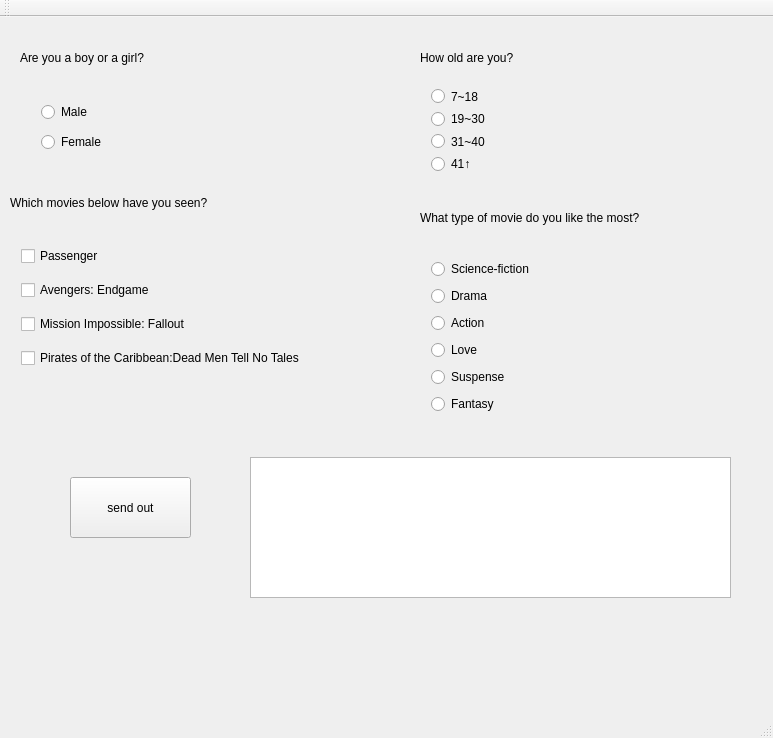
<?xml version="1.0" encoding="UTF-8"?>
<ui version="4.0">
 <class>MainWindow</class>
 <widget class="QMainWindow" name="MainWindow">
  <property name="geometry">
   <rect>
    <x>0</x>
    <y>0</y>
    <width>773</width>
    <height>738</height>
   </rect>
  </property>
  <property name="windowTitle">
   <string>MainWindow</string>
  </property>
  <widget class="QWidget" name="centralWidget">
   <widget class="QPushButton" name="pb_confirm">
    <property name="geometry">
     <rect>
      <x>70</x>
      <y>460</y>
      <width>121</width>
      <height>61</height>
     </rect>
    </property>
    <property name="text">
     <string>send out</string>
    </property>
   </widget>
   <widget class="QLabel" name="label_age">
    <property name="geometry">
     <rect>
      <x>420</x>
      <y>10</y>
      <width>121</width>
      <height>61</height>
     </rect>
    </property>
    <property name="text">
     <string>How old are you?</string>
    </property>
   </widget>
   <widget class="QWidget" name="gridLayoutWidget">
    <property name="geometry">
     <rect>
      <x>420</x>
      <y>60</y>
      <width>181</width>
      <height>106</height>
     </rect>
    </property>
    <layout class="QGridLayout" name="gridLayout">
     <item row="2" column="0">
      <widget class="QRadioButton" name="rd_31">
       <property name="text">
        <string>31~40</string>
       </property>
      </widget>
     </item>
     <item row="3" column="0">
      <widget class="QRadioButton" name="rd_41">
       <property name="text">
        <string>41↑</string>
       </property>
      </widget>
     </item>
     <item row="1" column="0">
      <widget class="QRadioButton" name="rd_19">
       <property name="text">
        <string>19~30</string>
       </property>
      </widget>
     </item>
     <item row="0" column="0">
      <widget class="QRadioButton" name="rd_7">
       <property name="text">
        <string>7~18</string>
       </property>
      </widget>
     </item>
    </layout>
   </widget>
   <widget class="QTextBrowser" name="textBrowser">
    <property name="geometry">
     <rect>
      <x>250</x>
      <y>440</y>
      <width>481</width>
      <height>141</height>
     </rect>
    </property>
   </widget>
   <widget class="QLabel" name="label_movie">
    <property name="geometry">
     <rect>
      <x>10</x>
      <y>170</y>
      <width>381</width>
      <height>31</height>
     </rect>
    </property>
    <property name="text">
     <string>Which movies below have you seen?</string>
    </property>
   </widget>
   <widget class="QWidget" name="gridLayoutWidget_2">
    <property name="geometry">
     <rect>
      <x>10</x>
      <y>210</y>
      <width>381</width>
      <height>161</height>
     </rect>
    </property>
    <layout class="QGridLayout" name="gridLayout_2">
     <item row="1" column="0">
      <widget class="QCheckBox" name="cb_Avengers">
       <property name="text">
        <string>Avengers: Endgame</string>
       </property>
      </widget>
     </item>
     <item row="3" column="0">
      <widget class="QCheckBox" name="cb_Pirates">
       <property name="text">
        <string>Pirates of the Caribbean:Dead Men Tell No Tales</string>
       </property>
      </widget>
     </item>
     <item row="0" column="0">
      <widget class="QCheckBox" name="cb_Passenger">
       <property name="text">
        <string>Passenger</string>
       </property>
      </widget>
     </item>
     <item row="2" column="0">
      <widget class="QCheckBox" name="cb_Mission">
       <property name="text">
        <string>Mission Impossible: Fallout</string>
       </property>
      </widget>
     </item>
    </layout>
   </widget>
   <widget class="QWidget" name="gridLayoutWidget_3">
    <property name="geometry">
     <rect>
      <x>30</x>
      <y>70</y>
      <width>160</width>
      <height>80</height>
     </rect>
    </property>
    <layout class="QGridLayout" name="gridLayout_3">
     <item row="0" column="0">
      <widget class="QRadioButton" name="rd_boy">
       <property name="text">
        <string>Male</string>
       </property>
      </widget>
     </item>
     <item row="1" column="0">
      <widget class="QRadioButton" name="rd_girl">
       <property name="text">
        <string>Female</string>
       </property>
      </widget>
     </item>
    </layout>
   </widget>
   <widget class="QLabel" name="label_gender">
    <property name="geometry">
     <rect>
      <x>20</x>
      <y>20</y>
      <width>171</width>
      <height>41</height>
     </rect>
    </property>
    <property name="text">
     <string>Are you a boy or a girl?</string>
    </property>
   </widget>
   <widget class="QLabel" name="label_thanks">
    <property name="geometry">
     <rect>
      <x>60</x>
      <y>600</y>
      <width>611</width>
      <height>61</height>
     </rect>
    </property>
    <property name="styleSheet">
     <string notr="true">font: 57 14pt &quot;Adobe Myungjo Std M&quot;;</string>
    </property>
    <property name="text">
     <string> </string>
    </property>
   </widget>
   <widget class="QLabel" name="label">
    <property name="geometry">
     <rect>
      <x>420</x>
      <y>180</y>
      <width>301</width>
      <height>41</height>
     </rect>
    </property>
    <property name="text">
     <string>What type of movie do you like the most?</string>
    </property>
   </widget>
   <widget class="QWidget" name="gridLayoutWidget_4">
    <property name="geometry">
     <rect>
      <x>420</x>
      <y>230</y>
      <width>251</width>
      <height>181</height>
     </rect>
    </property>
    <layout class="QGridLayout" name="gridLayout_4">
     <item row="2" column="0">
      <widget class="QRadioButton" name="rd_Action">
       <property name="text">
        <string>Action</string>
       </property>
      </widget>
     </item>
     <item row="0" column="0">
      <widget class="QRadioButton" name="rd_Science">
       <property name="text">
        <string>Science-fiction</string>
       </property>
      </widget>
     </item>
     <item row="3" column="0">
      <widget class="QRadioButton" name="rd_Love">
       <property name="text">
        <string>Love</string>
       </property>
      </widget>
     </item>
     <item row="1" column="0">
      <widget class="QRadioButton" name="rd_Drama">
       <property name="text">
        <string>Drama</string>
       </property>
      </widget>
     </item>
     <item row="4" column="0">
      <widget class="QRadioButton" name="rd_Suspense">
       <property name="text">
        <string>Suspense</string>
       </property>
      </widget>
     </item>
     <item row="5" column="0">
      <widget class="QRadioButton" name="rd_Fantasy">
       <property name="text">
        <string>Fantasy</string>
       </property>
      </widget>
     </item>
    </layout>
   </widget>
  </widget>
  <widget class="QMenuBar" name="menuBar">
   <property name="geometry">
    <rect>
     <x>0</x>
     <y>0</y>
     <width>773</width>
     <height>26</height>
    </rect>
   </property>
  </widget>
  <widget class="QToolBar" name="mainToolBar">
   <attribute name="toolBarArea">
    <enum>TopToolBarArea</enum>
   </attribute>
   <attribute name="toolBarBreak">
    <bool>false</bool>
   </attribute>
  </widget>
  <widget class="QStatusBar" name="statusBar"/>
 </widget>
 <layoutdefault spacing="6" margin="11"/>
 <resources/>
 <connections/>
</ui>
